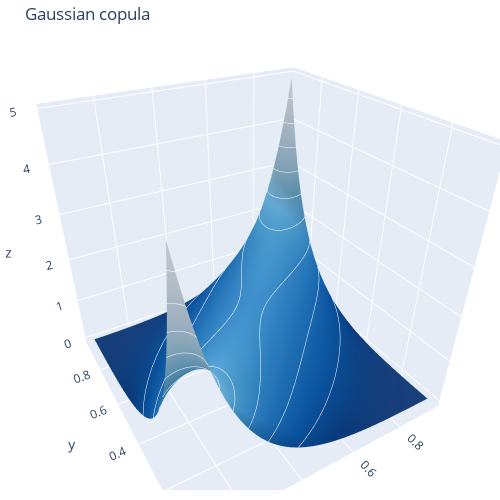

Notebook code cell kept with this figure:
### Code cell
cop = pv.Bicop(family=pv.BicopFamily.gaussian)
cop.fit(data = logrets_u_df)

plot_copula_surface(cop, "Gaussian")

### Figure 1 — Plotly figure (JSON) as saved in the notebook; plotly's stock layout.template omitted (floating-point values rounded to 4 significant figures; data arrays with more than 128 entries replaced by an {"elided": "..."} marker saying what was removed)
{"data": [{"colorscale": [[0, "rgb(8,48,107)"], [0.125, "rgb(8,81,156)"], [0.25, "rgb(33,113,181)"], [0.375, "rgb(66,146,198)"], [0.5, "rgb(107,174,214)"], [0.625, "rgb(158,202,225)"], [0.75, "rgb(198,219,239)"], [0.875, "rgb(222,235,247)"], [1, "rgb(247,251,255)"]], "contours": {"z": {"color": "white", "end": 4.923, "show": true, "size": 0.5, "start": 0.0003196}}, "showscale": false, "type": "surface", "x": {"elided": "100x100 float values"}, "y": {"elided": "100x100 float values"}, "z": {"elided": "100x100 float values"}}], "layout": {"autosize": false, "height": 500, "margin": {"b": 10, "l": 0, "r": 0, "t": 40}, "scene": {"camera": {"center": {"x": 0, "y": 0, "z": 0}, "eye": {"x": -0.8, "y": -1.35, "z": 1}}}, "title": {"text": "Gaussian copula"}, "width": 500}}
